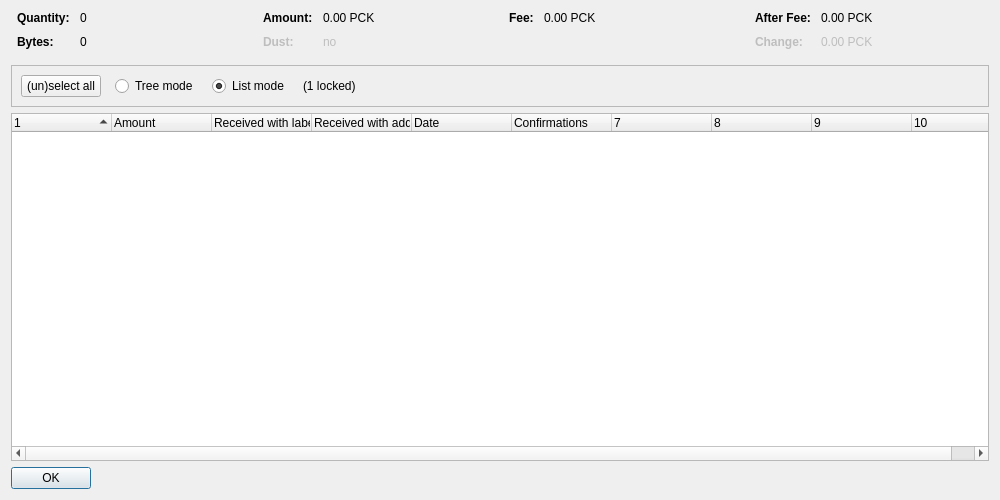
<?xml version="1.0" encoding="UTF-8"?>
<ui version="4.0">
 <class>CoinControlDialog</class>
 <widget class="QDialog" name="CoinControlDialog">
  <property name="geometry">
   <rect>
    <x>0</x>
    <y>0</y>
    <width>1000</width>
    <height>500</height>
   </rect>
  </property>
  <property name="windowTitle">
   <string>Coin Selection</string>
  </property>
  <layout class="QVBoxLayout" name="verticalLayout">
   <item>
    <layout class="QHBoxLayout" name="horizontalLayoutTop" stretch="0,0,0,0">
     <property name="topMargin">
      <number>0</number>
     </property>
     <property name="bottomMargin">
      <number>10</number>
     </property>
     <item>
      <layout class="QFormLayout" name="formLayoutCoinControl1">
       <property name="horizontalSpacing">
        <number>10</number>
       </property>
       <property name="verticalSpacing">
        <number>10</number>
       </property>
       <property name="leftMargin">
        <number>6</number>
       </property>
       <property name="rightMargin">
        <number>6</number>
       </property>
       <item row="0" column="0">
        <widget class="QLabel" name="labelCoinControlQuantityText">
         <property name="font">
          <font>
           <weight>75</weight>
           <bold>true</bold>
          </font>
         </property>
         <property name="text">
          <string>Quantity:</string>
         </property>
        </widget>
       </item>
       <item row="0" column="1">
        <widget class="QLabel" name="labelCoinControlQuantity">
         <property name="cursor">
          <cursorShape>IBeamCursor</cursorShape>
         </property>
         <property name="contextMenuPolicy">
          <enum>Qt::ActionsContextMenu</enum>
         </property>
         <property name="text">
          <string notr="true">0</string>
         </property>
         <property name="textInteractionFlags">
          <set>Qt::LinksAccessibleByMouse|Qt::TextSelectableByKeyboard|Qt::TextSelectableByMouse</set>
         </property>
        </widget>
       </item>
       <item row="1" column="0">
        <widget class="QLabel" name="labelCoinControlBytesText">
         <property name="font">
          <font>
           <weight>75</weight>
           <bold>true</bold>
          </font>
         </property>
         <property name="text">
          <string>Bytes:</string>
         </property>
        </widget>
       </item>
       <item row="1" column="1">
        <widget class="QLabel" name="labelCoinControlBytes">
         <property name="cursor">
          <cursorShape>IBeamCursor</cursorShape>
         </property>
         <property name="contextMenuPolicy">
          <enum>Qt::ActionsContextMenu</enum>
         </property>
         <property name="text">
          <string notr="true">0</string>
         </property>
         <property name="textInteractionFlags">
          <set>Qt::LinksAccessibleByMouse|Qt::TextSelectableByKeyboard|Qt::TextSelectableByMouse</set>
         </property>
        </widget>
       </item>
      </layout>
     </item>
     <item>
      <layout class="QFormLayout" name="formLayoutCoinControl2">
       <property name="horizontalSpacing">
        <number>10</number>
       </property>
       <property name="verticalSpacing">
        <number>10</number>
       </property>
       <property name="leftMargin">
        <number>6</number>
       </property>
       <property name="rightMargin">
        <number>6</number>
       </property>
       <item row="0" column="0">
        <widget class="QLabel" name="labelCoinControlAmountText">
         <property name="font">
          <font>
           <weight>75</weight>
           <bold>true</bold>
          </font>
         </property>
         <property name="text">
          <string>Amount:</string>
         </property>
        </widget>
       </item>
       <item row="0" column="1">
        <widget class="QLabel" name="labelCoinControlAmount">
         <property name="cursor">
          <cursorShape>IBeamCursor</cursorShape>
         </property>
         <property name="contextMenuPolicy">
          <enum>Qt::ActionsContextMenu</enum>
         </property>
         <property name="text">
          <string notr="true">0.00 PCK</string>
         </property>
         <property name="textInteractionFlags">
          <set>Qt::LinksAccessibleByMouse|Qt::TextSelectableByKeyboard|Qt::TextSelectableByMouse</set>
         </property>
        </widget>
       </item>
       <item row="1" column="0">
        <widget class="QLabel" name="labelCoinControlLowOutputText">
         <property name="enabled">
          <bool>false</bool>
         </property>
         <property name="font">
          <font>
           <weight>75</weight>
           <bold>true</bold>
          </font>
         </property>
         <property name="text">
          <string>Dust:</string>
         </property>
        </widget>
       </item>
       <item row="1" column="1">
        <widget class="QLabel" name="labelCoinControlLowOutput">
         <property name="enabled">
          <bool>false</bool>
         </property>
         <property name="cursor">
          <cursorShape>IBeamCursor</cursorShape>
         </property>
         <property name="contextMenuPolicy">
          <enum>Qt::ActionsContextMenu</enum>
         </property>
         <property name="text">
          <string notr="true">no</string>
         </property>
         <property name="textInteractionFlags">
          <set>Qt::LinksAccessibleByMouse|Qt::TextSelectableByKeyboard|Qt::TextSelectableByMouse</set>
         </property>
        </widget>
       </item>
      </layout>
     </item>
     <item>
      <layout class="QFormLayout" name="formLayoutCoinControl3">
       <property name="horizontalSpacing">
        <number>10</number>
       </property>
       <property name="verticalSpacing">
        <number>10</number>
       </property>
       <property name="leftMargin">
        <number>6</number>
       </property>
       <property name="rightMargin">
        <number>6</number>
       </property>
       <item row="0" column="0">
        <widget class="QLabel" name="labelCoinControlFeeText">
         <property name="font">
          <font>
           <weight>75</weight>
           <bold>true</bold>
          </font>
         </property>
         <property name="text">
          <string>Fee:</string>
         </property>
        </widget>
       </item>
       <item row="0" column="1">
        <widget class="QLabel" name="labelCoinControlFee">
         <property name="cursor">
          <cursorShape>IBeamCursor</cursorShape>
         </property>
         <property name="contextMenuPolicy">
          <enum>Qt::ActionsContextMenu</enum>
         </property>
         <property name="text">
          <string notr="true">0.00 PCK</string>
         </property>
         <property name="textInteractionFlags">
          <set>Qt::LinksAccessibleByMouse|Qt::TextSelectableByKeyboard|Qt::TextSelectableByMouse</set>
         </property>
        </widget>
       </item>
      </layout>
     </item>
     <item>
      <layout class="QFormLayout" name="formLayoutCoinControl4">
       <property name="horizontalSpacing">
        <number>10</number>
       </property>
       <property name="verticalSpacing">
        <number>10</number>
       </property>
       <property name="leftMargin">
        <number>6</number>
       </property>
       <property name="rightMargin">
        <number>6</number>
       </property>
       <item row="0" column="0">
        <widget class="QLabel" name="labelCoinControlAfterFeeText">
         <property name="font">
          <font>
           <weight>75</weight>
           <bold>true</bold>
          </font>
         </property>
         <property name="text">
          <string>After Fee:</string>
         </property>
        </widget>
       </item>
       <item row="0" column="1">
        <widget class="QLabel" name="labelCoinControlAfterFee">
         <property name="cursor">
          <cursorShape>IBeamCursor</cursorShape>
         </property>
         <property name="contextMenuPolicy">
          <enum>Qt::ActionsContextMenu</enum>
         </property>
         <property name="text">
          <string notr="true">0.00 PCK</string>
         </property>
         <property name="textInteractionFlags">
          <set>Qt::LinksAccessibleByMouse|Qt::TextSelectableByKeyboard|Qt::TextSelectableByMouse</set>
         </property>
        </widget>
       </item>
       <item row="1" column="0">
        <widget class="QLabel" name="labelCoinControlChangeText">
         <property name="enabled">
          <bool>false</bool>
         </property>
         <property name="font">
          <font>
           <weight>75</weight>
           <bold>true</bold>
          </font>
         </property>
         <property name="text">
          <string>Change:</string>
         </property>
        </widget>
       </item>
       <item row="1" column="1">
        <widget class="QLabel" name="labelCoinControlChange">
         <property name="enabled">
          <bool>false</bool>
         </property>
         <property name="cursor">
          <cursorShape>IBeamCursor</cursorShape>
         </property>
         <property name="contextMenuPolicy">
          <enum>Qt::ActionsContextMenu</enum>
         </property>
         <property name="text">
          <string notr="true">0.00 PCK</string>
         </property>
         <property name="textInteractionFlags">
          <set>Qt::LinksAccessibleByMouse|Qt::TextSelectableByKeyboard|Qt::TextSelectableByMouse</set>
         </property>
        </widget>
       </item>
      </layout>
     </item>
    </layout>
   </item>
   <item>
    <widget class="QFrame" name="frame">
     <property name="minimumSize">
      <size>
       <width>0</width>
       <height>40</height>
      </size>
     </property>
     <property name="frameShape">
      <enum>QFrame::StyledPanel</enum>
     </property>
     <property name="frameShadow">
      <enum>QFrame::Sunken</enum>
     </property>
     <layout class="QHBoxLayout" name="horizontalLayout">
      <item>
       <layout class="QHBoxLayout" name="horizontalLayoutPanel" stretch="0,0,0,0,0">
        <property name="spacing">
         <number>14</number>
        </property>
        <item>
         <widget class="QPushButton" name="pushButtonSelectAll">
          <property name="sizePolicy">
           <sizepolicy hsizetype="Maximum" vsizetype="Fixed">
            <horstretch>0</horstretch>
            <verstretch>0</verstretch>
           </sizepolicy>
          </property>
          <property name="text">
           <string>(un)select all</string>
          </property>
          <property name="autoDefault">
           <bool>false</bool>
          </property>
         </widget>
        </item>
        <item>
         <widget class="QRadioButton" name="radioTreeMode">
          <property name="sizePolicy">
           <sizepolicy hsizetype="Maximum" vsizetype="Fixed">
            <horstretch>0</horstretch>
            <verstretch>0</verstretch>
           </sizepolicy>
          </property>
          <property name="text">
           <string>Tree mode</string>
          </property>
         </widget>
        </item>
        <item>
         <widget class="QRadioButton" name="radioListMode">
          <property name="sizePolicy">
           <sizepolicy hsizetype="Maximum" vsizetype="Fixed">
            <horstretch>0</horstretch>
            <verstretch>0</verstretch>
           </sizepolicy>
          </property>
          <property name="text">
           <string>List mode</string>
          </property>
          <property name="checked">
           <bool>true</bool>
          </property>
         </widget>
        </item>
        <item>
         <widget class="QLabel" name="labelLocked">
          <property name="text">
           <string notr="true">(1 locked)</string>
          </property>
         </widget>
        </item>
        <item>
         <spacer name="horizontalSpacer">
          <property name="orientation">
           <enum>Qt::Horizontal</enum>
          </property>
          <property name="sizeHint" stdset="0">
           <size>
            <width>40</width>
            <height>20</height>
           </size>
          </property>
         </spacer>
        </item>
       </layout>
      </item>
     </layout>
    </widget>
   </item>
   <item>
    <widget class="CoinControlTreeWidget" name="treeWidget">
     <property name="contextMenuPolicy">
      <enum>Qt::CustomContextMenu</enum>
     </property>
     <property name="sortingEnabled">
      <bool>false</bool>
     </property>
     <property name="columnCount">
      <number>10</number>
     </property>
     <attribute name="headerShowSortIndicator" stdset="0">
      <bool>true</bool>
     </attribute>
     <attribute name="headerStretchLastSection">
      <bool>false</bool>
     </attribute>
     <column>
      <property name="text">
       <string/>
      </property>
     </column>
     <column>
      <property name="text">
       <string>Amount</string>
      </property>
     </column>
     <column>
      <property name="text">
       <string>Received with label</string>
      </property>
     </column>
     <column>
      <property name="text">
       <string>Received with address</string>
      </property>
     </column>
     <column>
      <property name="text">
       <string>Date</string>
      </property>
     </column>
     <column>
      <property name="text">
       <string>Confirmations</string>
      </property>
      <property name="toolTip">
       <string>Confirmed</string>
      </property>
     </column>
     <column>
      <property name="text">
       <string/>
      </property>
     </column>
     <column>
      <property name="text">
       <string/>
      </property>
     </column>
     <column>
      <property name="text">
       <string/>
      </property>
     </column>
     <column>
      <property name="text">
       <string/>
      </property>
     </column>
    </widget>
   </item>
   <item>
    <widget class="QDialogButtonBox" name="buttonBox">
     <property name="sizePolicy">
      <sizepolicy hsizetype="Maximum" vsizetype="Fixed">
       <horstretch>0</horstretch>
       <verstretch>0</verstretch>
      </sizepolicy>
     </property>
     <property name="orientation">
      <enum>Qt::Horizontal</enum>
     </property>
     <property name="standardButtons">
      <set>QDialogButtonBox::Ok</set>
     </property>
    </widget>
   </item>
  </layout>
 </widget>
 <customwidgets>
  <customwidget>
   <class>CoinControlTreeWidget</class>
   <extends>QTreeWidget</extends>
   <header>qt/coincontroltreewidget.h</header>
  </customwidget>
 </customwidgets>
 <resources/>
 <connections/>
</ui>
